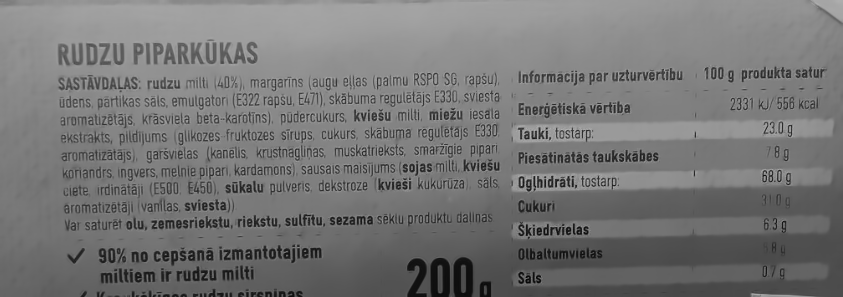
#> input picture images_processed/noiseGS/n2.png, 843 x 297 px, given in place of n1.png, which was not available
$ python extract_processed_text_noiseGS+BG.py
#> lines starting #> are read from the running program, lines starting #| are printed output that depends on the picture; after the words box and inside, x2 and y2 are one past the last pixel; in counts of white or black regions, pixels touching at a corner belong together; pictures that were not available may be replaced by others from this repository, and a replacement may not be noted
#> further down, image is the input picture: shape (297, 843, 3); min 7, max 189, mean 117.7
import cv2
import pytesseract
import numpy as np


IMG_DIR = 'images_processed/noiseGS/' # directory with the original images
IMG_DIR_AFTER = 'images_processed/noiseGS+BG/' #directory storing pre-processed images
TXT_DIR = 'texts_processed/noiseGS+BG/' # directory storing OCR result from the pre-processed images


def bgremove1(myimage):
    # Blur to image to reduce noise
    myimage = cv2.GaussianBlur(myimage,(5,5), 0)
    # We bin the pixels. Result will be a value 1..5
    bins=np.array([0,51,102,153,204,255])
    myimage[:,:,:] = np.digitize(myimage[:,:,:],bins,right=True)*51
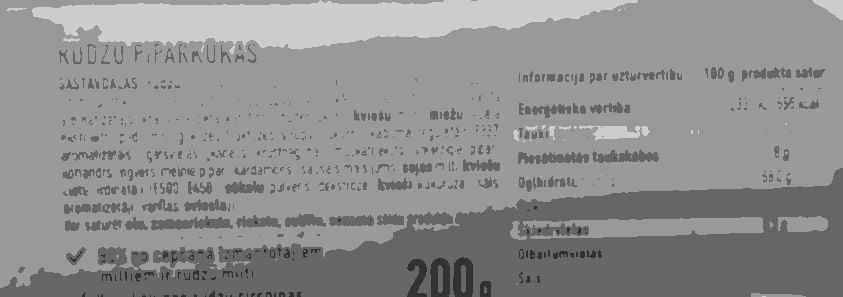
#> myimage: shape (297, 843, 3); min 51, max 204, mean 141.9
    # Create single channel greyscale for thresholding
    myimage_grey = cv2.cvtColor(myimage, cv2.COLOR_BGR2GRAY)
    # Perform Otsu thresholding and extract the background.
    # We use Binary Threshold as we want to create an all white background
    ret,background = cv2.threshold(myimage_grey,0,255,cv2.THRESH_BINARY+cv2.THRESH_OTSU)
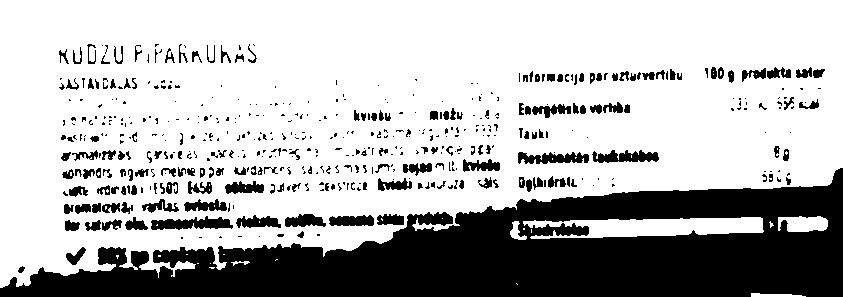
#> background: shape (297, 843); 71.7% white; 486 black regions (315 under 20 px), largest, box (x1, y1, x2, y2) and area: (0, 168, 843, 297) 55795, (151, 216, 233, 230) 726, (518, 152, 589, 164) 572
#> ret = 102
    # Convert black and white back into 3 channel greyscale
    background = cv2.cvtColor(background, cv2.COLOR_GRAY2BGR)
    # Perform Otsu thresholding and extract the foreground.
    # We use TOZERO_INV as we want to keep some details of the foregorund
    ret,foreground = cv2.threshold(myimage_grey,0,255,cv2.THRESH_TOZERO_INV+cv2.THRESH_OTSU)  #Currently foreground is only a mask
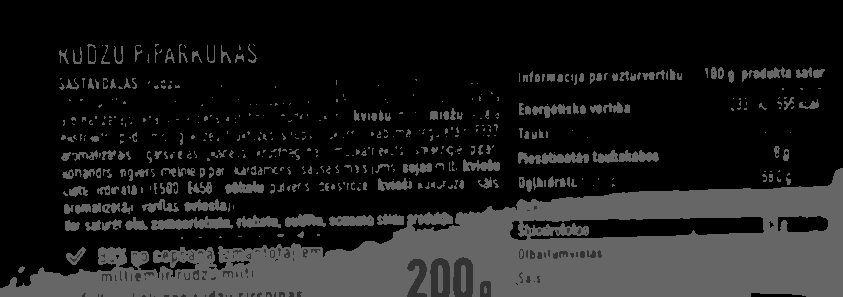
#> foreground: shape (297, 843); min 0, max 102, mean 28.3
    foreground = cv2.bitwise_and(myimage,myimage, mask=foreground)  # Update foreground with bitwise_and to extract real foreground
#> foreground: shape (297, 843, 3)
    # Combine the background and foreground to obtain our final image
    return background+foreground
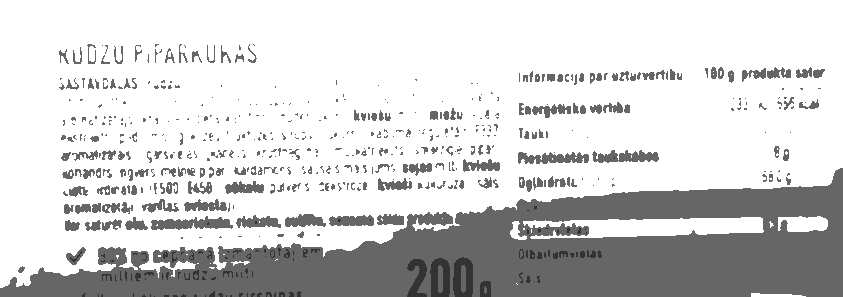
#> returned value: shape (297, 843, 3); min 51, max 255, mean 211


product_type = ["n", "v"]

#test images from 1 to 100 for both non-vegan and vegan products
for t in product_type:
    for x in range(1, 101):
        img_name = t + str(x)
        #import image
        image = cv2.imread(IMG_DIR + img_name + '.png')

        #convert image to black and white, and store in a directory
        image2 = bgremove1(image)
        cv2.imwrite(IMG_DIR_AFTER + img_name + ".png", image2)

        #OCR configuration
        custom_config = r'--oem 3 --psm 6'

        #extract text from preprocesed image, and store in in a text file
#> (the run stopped early here; a loop or call above may not have finished)

$ run again, on images_processed/noiseGS/v22.png
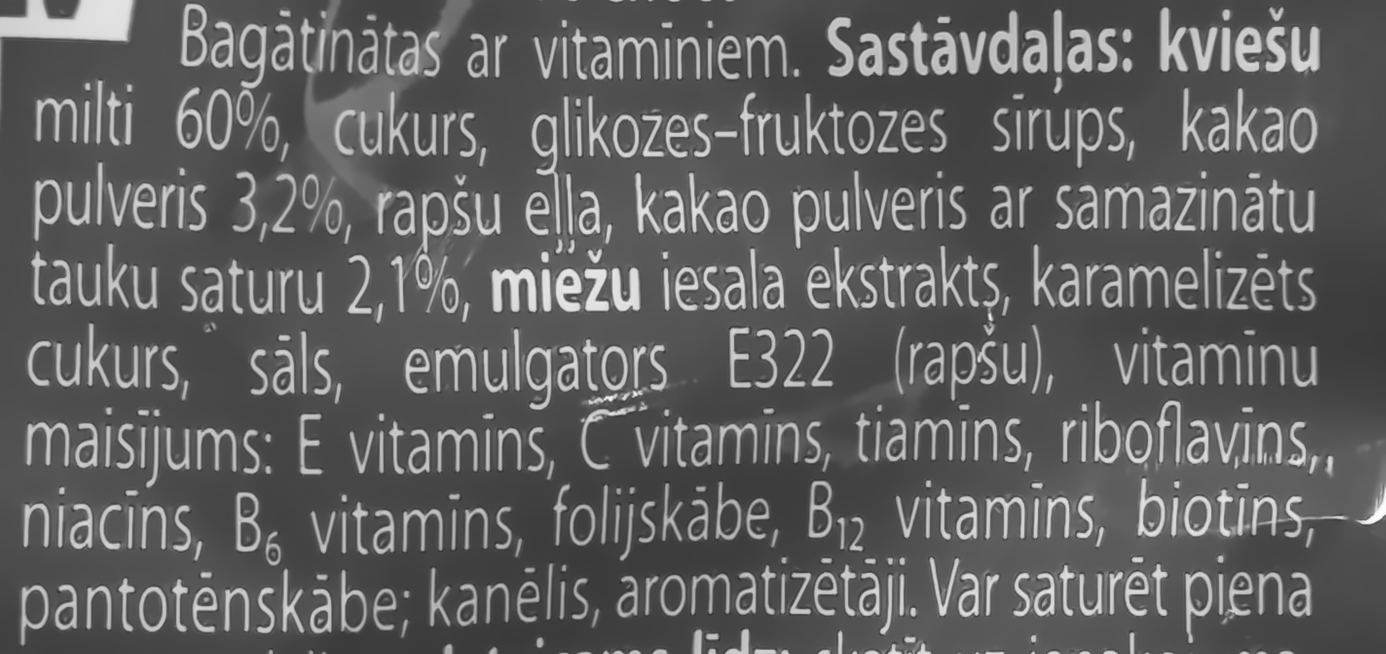
#> input picture images_processed/noiseGS/v22.png, 1386 x 654 px, given in place of n1.png, which was not available
#> image is the input picture: shape (654, 1386, 3); min 46, max 252, mean 96.1
#> in bgremove1, `myimage[:,:,:] = np.digitize(myimage[:,:,:],bins,right=True)*51`:
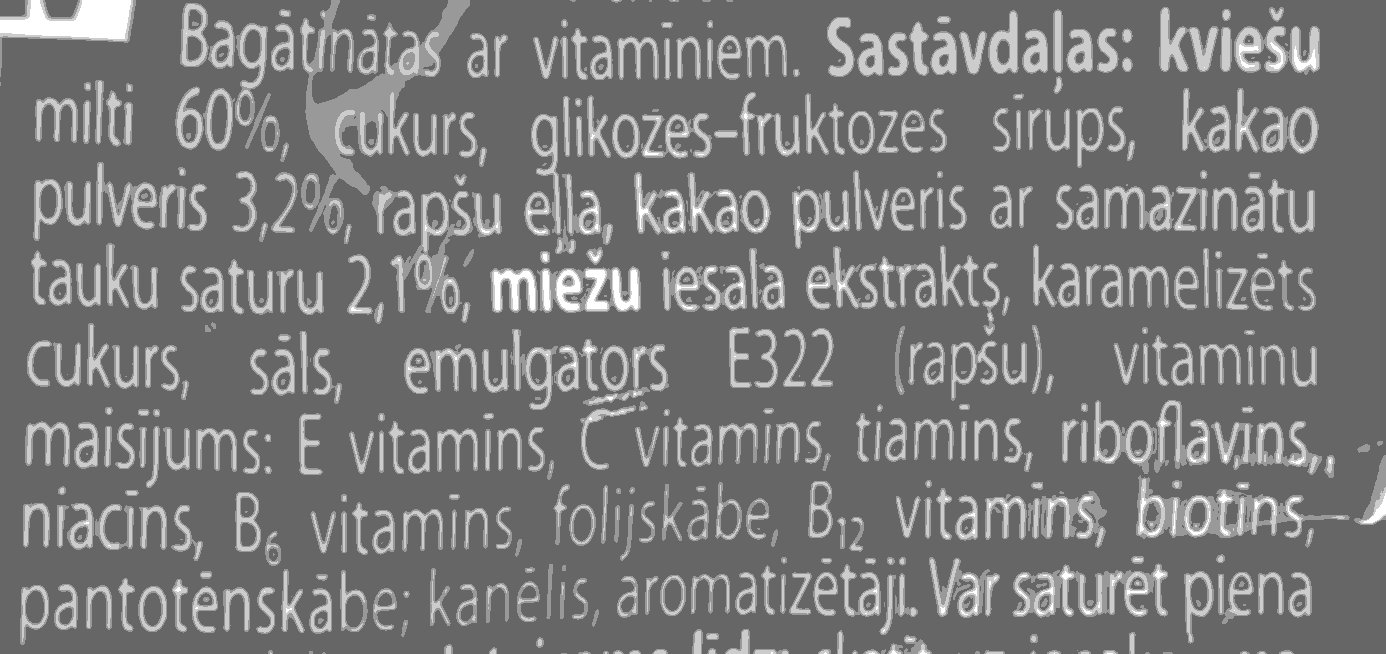
#> myimage: shape (654, 1386, 3); min 102, max 255, mean 120.6
#> in bgremove1, `ret,background = cv2.threshold(myimage_grey,0,255,cv2.THRESH_BINARY+cv..`:
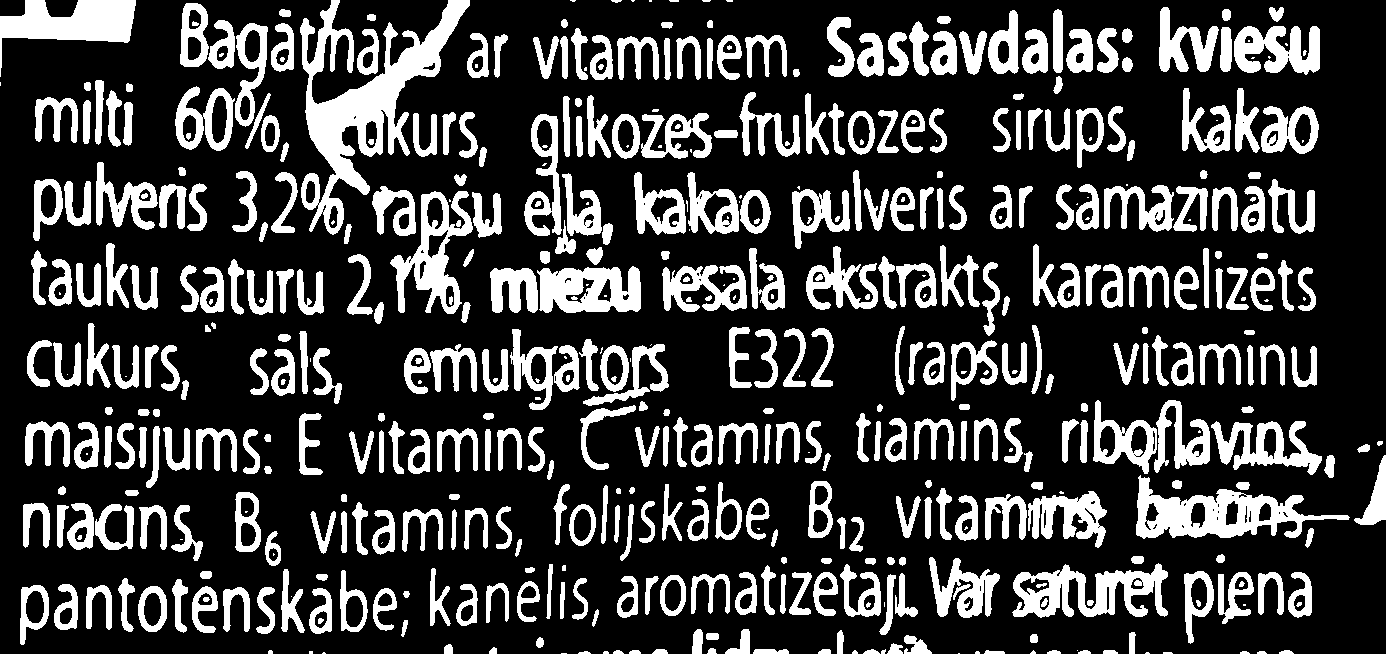
#> background: shape (654, 1386); 24.2% white; 540 white regions (105 under 20 px), largest, box (x1, y1, x2, y2) and area: (300, 0, 470, 235) 11785, (1136, 475, 1350, 539) 5586, (0, 0, 136, 77) 4510
#> ret = 102
